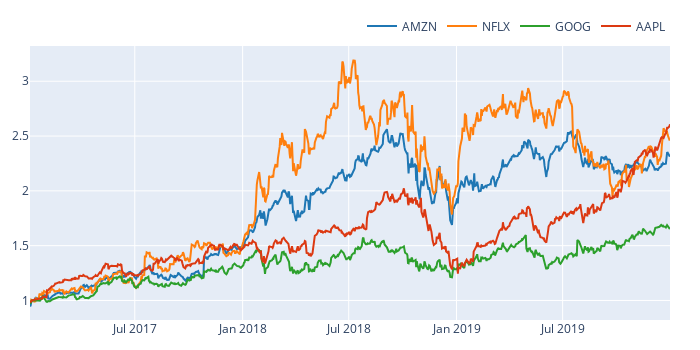

Notebook code cell kept with this figure:
### Code cell
# Plot normalized price series
(price / price.iloc[3]).vbt.plot().show()

### Figure 1 — Plotly figure (JSON) as saved in the notebook; plotly's stock layout.template omitted (floating-point values rounded to 4 significant figures; data arrays with more than 128 entries replaced by an {"elided": "..."} marker saying what was removed)
{"data": [{"name": "AMZN", "showlegend": true, "x": {"elided": "754 str values"}, "type": "scatter", "uid": "c23824aa-d5e5-4392-99c6-a5fe1b8f2aea", "y": {"elided": "754 float values"}}, {"name": "NFLX", "showlegend": true, "x": {"elided": "754 str values"}, "type": "scatter", "uid": "e94d2017-f30b-41d1-be09-238951fb5378", "y": {"elided": "754 float values"}}, {"name": "GOOG", "showlegend": true, "x": {"elided": "754 str values"}, "type": "scatter", "uid": "7fd46d56-9845-4fa9-9ee1-70f5b53756ea", "y": {"elided": "754 float values"}}, {"name": "AAPL", "showlegend": true, "x": {"elided": "754 str values"}, "type": "scatter", "uid": "e6c59b0e-1346-4232-8997-5505df94ee60", "y": {"elided": "754 float values"}}], "layout": {"margin": {"t": 30, "b": 30, "l": 30, "r": 30}, "legend": {"orientation": "h", "yanchor": "bottom", "y": 1.02, "xanchor": "right", "x": 1, "traceorder": "normal"}, "width": 700, "height": 350}}
